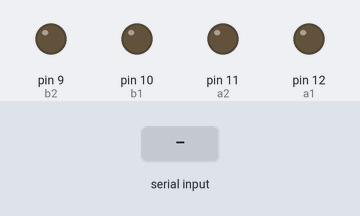
The sketch below on a simulated Arduino Uno, built with avr-gcc and run on an emulated ATmega328P. Shown: output pins drawn as LEDs (lit = HIGH). Inputs (shaded band) come from the test bench.

Above: at 1.2 s.
1.3 s: "f" received over the second serial link
At 2.5 s:
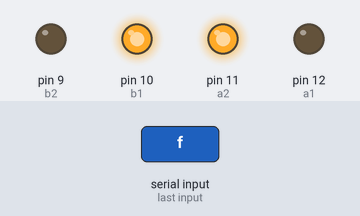
2.8 s: "b" received over the second serial link
At 3.9 s:
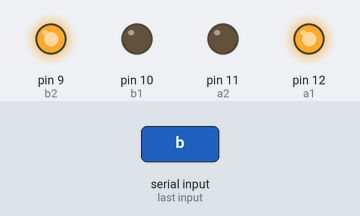
4.3 s: "l" received over the second serial link
At 5.0 s:
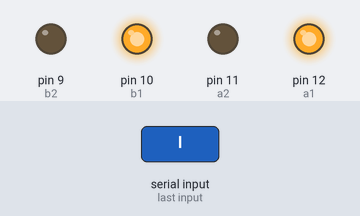
5.8 s: "r" received over the second serial link
At 6.2 s:
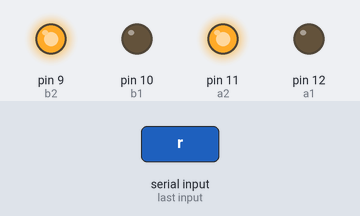
7.3 s: "s" received over the second serial link
At 8.5 s:
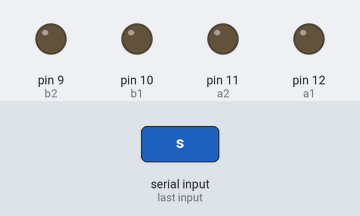
Timing chart, 0 to 9.8 s (numbered marks = the images above; inputs shaded):
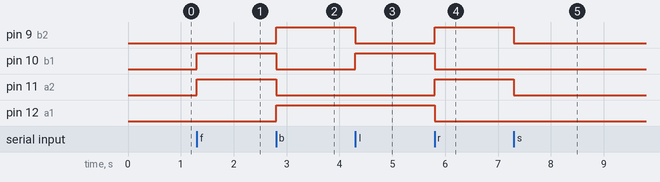

Measured:
- after the input at 1.3 s, pin 10 (b1), pin 11 (a2): LOW → HIGH at once
- after the input at 2.8 s, pin 9 (b2), pin 12 (a1): LOW → HIGH at once; pin 10 (b1), pin 11 (a2): HIGH → LOW at once
- after the input at 4.3 s, pin 9 (b2): HIGH → LOW at once; pin 10 (b1): LOW → HIGH at once
- after the input at 5.8 s, pin 9 (b2), pin 11 (a2): LOW → HIGH at once; pin 10 (b1), pin 12 (a1): HIGH → LOW at once
- after the input at 7.3 s, pin 9 (b2), pin 11 (a2): HIGH → LOW at once

The sketch:

robotics.ino
```cpp
#include<SoftwareSerial.h>
SoftwareSerial mySerial(7,8);
int a1=12;
int a2=11,b1=10,b2=9;

void setup() {
  mySerial.begin(9600);
  pinMode(a1,OUTPUT);
  pinMode(a2,OUTPUT);
   pinMode(b1,OUTPUT);
pinMode(b2,OUTPUT);
mySerial.begin(9600);
}

void loop()
{
if(mySerial.available()>0)
{
  char input=mySerial.read();
 //mySerial.println("Hello world");
  if(input=='f')
  {
    forward();
    }
    else if(input=='b')
     {
     backward();

     }
     else if(input=='l')
     {
      left();
     }
     else if(input=='r')
     {
      right();
     }


     else if(input=='s')
       Stop();

}
}

void forward()
{
 digitalWrite(a1,LOW);
  digitalWrite(a2,HIGH);
  digitalWrite(b1,HIGH);
   digitalWrite(b2,LOW);

}


void backward()
{
 digitalWrite(a1,HIGH);
  digitalWrite(a2,LOW);
  digitalWrite(b1,LOW);
   digitalWrite(b2,HIGH);
}

void left()
{
   digitalWrite(a1,HIGH);
  digitalWrite(a2,LOW);
    digitalWrite(b1,HIGH);
  digitalWrite(b2,LOW);
}

void right()
{
 digitalWrite(b1,LOW);
  digitalWrite(b2,HIGH);
  digitalWrite(a1,LOW);
  digitalWrite(a2,HIGH);
}
void Stop()
{
   digitalWrite(a1,LOW);
  digitalWrite(a2,LOW);
  digitalWrite(b1,LOW);
   digitalWrite(b2,LOW);
}
```
